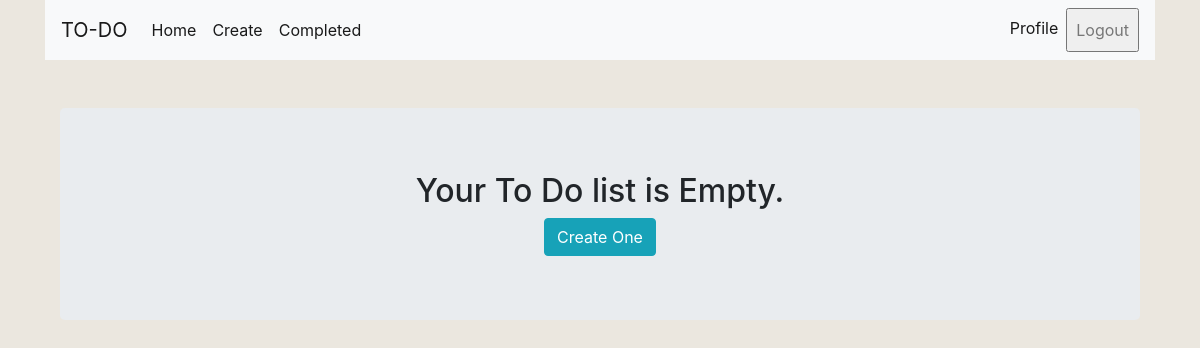
The app's page /view/ (signed in), older data.
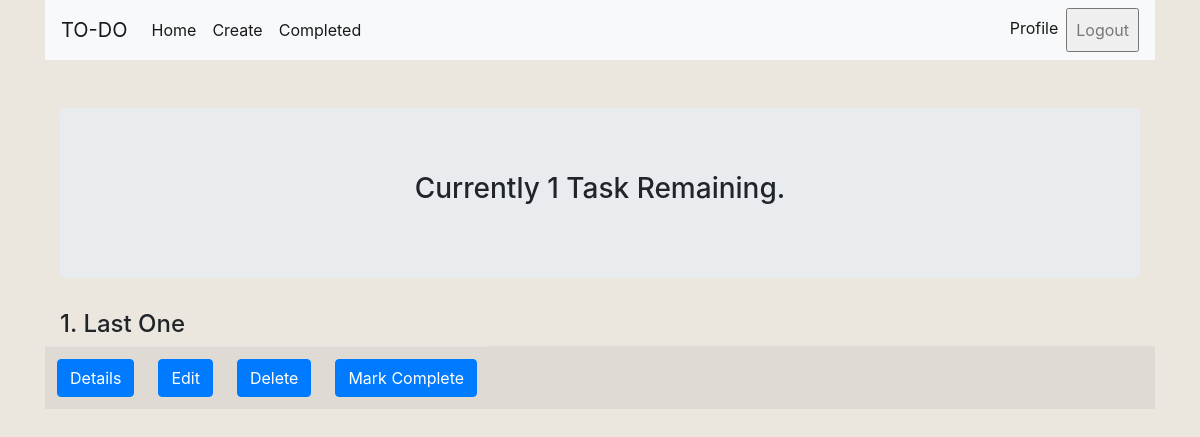
The same page, newer data.
### app1/models.py (models this page shows, shortened)
class ToDo(models.Model):
    title = models.CharField(max_length = 100)
    description = models.TextField(blank=True, null=True)
    important = models.BooleanField(default=True)
    time_created = models.DateTimeField(auto_now_add=True, verbose_name = 'Creation Time')
    is_completed = models.BooleanField(blank=True, null=True)
    time_completed = models.DateTimeField(blank=True, null=True, verbose_name = 'Completion Time')
    user = models.ForeignKey(User, on_delete=models.CASCADE)
    class Meta:
        verbose_name_plural = 'ToDo List'

### app1/views.py (the view)
# urls.py: path('view/', homeView, name = 'home-view'),
@login_required
def homeView(request):
    todos = ToDo.objects.filter(time_completed__isnull=True, user=request.user)
    context = {'todos': todos}
    return render(request, 'app1/home.html', context)

### templates/app1/home.html (shortened to what this page needs)
{% extends 'app1/base.html' %}
{% block content %}
<div class="container">
<div class="mt-5 container jumbotron text-center">
  {% if todos.count == 0 %}
    <h2>Your To Do list is Empty. </h2>
    <a class="btn btn-outline btn-info" href="{% url 'create-view' %}">Create One</a>
  {% else %}
  <h3 class="text-center"> Currently {{todos.count}} Task{{todos|pluralize}} Remaining. <h3>
  {% endif %}
</div>
  {% for todo in todos %}
  <h4> {{ forloop.counter }}. {% if todo.important %} {{ todo.title }}* {% else %} {{ todo.title }} {% endif %} </h4>
  <table class="table table-striped">
    <tbody>
      <tr class="row text-center">
        <td> <a class="btn btn-outline btn-primary" href="{% url 'detail-view' todo.id %}">Details</a> </td>
        <td> <a class="btn btn-outline btn-primary" href="{% url 'edit-view' todo.id %}">Edit</a>  </td>
        <td> <a class="btn btn-outline btn-primary" href="{% url 'delete-view' todo.id %}">Delete</a>  </td>
        <form class="" action="{% url 'complete-todo' todo.id %}" method="post">
        <td> <input class="btn btn-outline btn-primary" type="submit" name="" value="Mark Complete"> </td>
        </form>
      </tr>
    </tbody>
</table>
    {% endfor %}
</div>
{% endblock %}

Row changes from the older to the newer data that the page shows:
added ToDo: title "Last One"
Text that changed along with them:
{{ todos.count }}: (not shown) → "1"
text no longer shown: "Your To Do list is Empty. Create One"
text now shown: "Currently Task Remaining."
